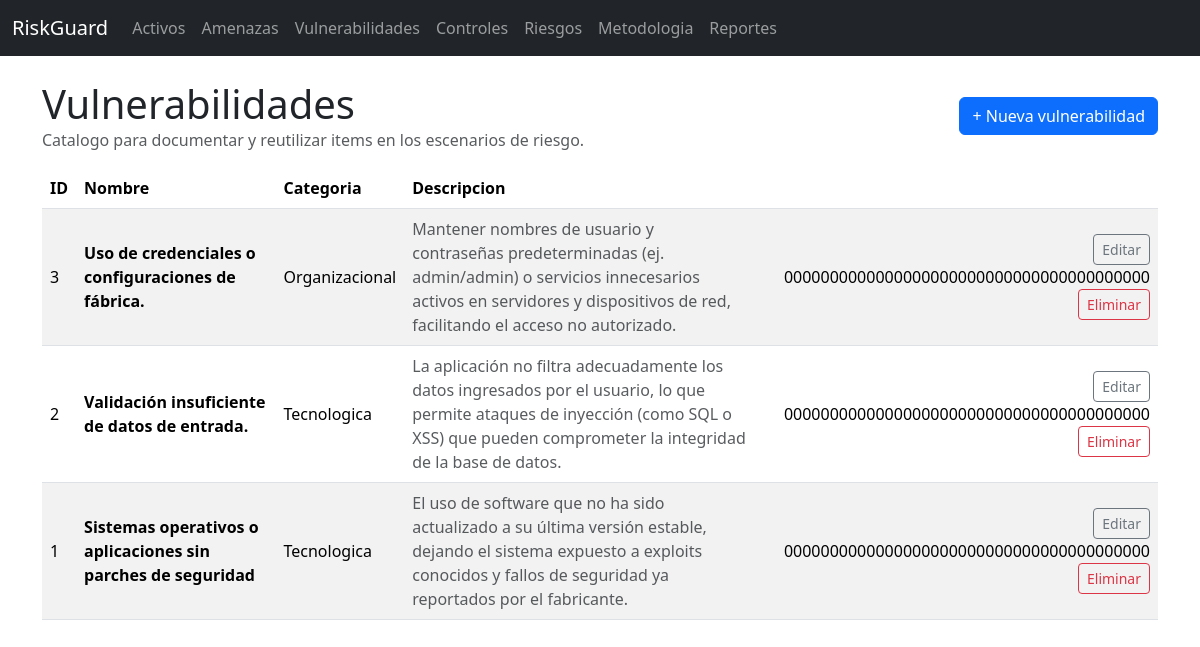
/vulnerabilities, run on the app's committed database.
### models.py (models this page shows)
class Vulnerability(db.Model):
    id = db.Column(db.Integer, primary_key=True)
    name = db.Column(db.String(120), nullable=False)
    category = db.Column(db.String(80), nullable=False)
    description = db.Column(db.Text)

### app.py (the view)
    @app.route("/vulnerabilities")
    def vulnerabilities_list():
        items = Vulnerability.query.order_by(Vulnerability.id.desc()).all()
        return render_template("catalog/list.html", items=items, kind="vulnerabilities", title="Vulnerabilidades")

### templates/catalog/list.html (shortened to what this page needs)
{% extends 'base.html' %}
{% block content %}
<div class="d-flex justify-content-between align-items-center mb-3">
  <div>
    <h1 class="mb-0">{{ title }}</h1>
    <div class="text-muted">Catalogo para documentar y reutilizar items en los escenarios de riesgo.</div>
  </div>
  {% if kind == 'threats' %}
    <a class="btn btn-primary" href="{{ url_for('threats_new') }}">+ Nueva amenaza</a>
  {% elif kind == 'vulnerabilities' %}
    <a class="btn btn-primary" href="{{ url_for('vulnerabilities_new') }}">+ Nueva vulnerabilidad</a>
  {% endif %}
</div>
<div class="table-responsive">
<table class="table table-striped">
  <thead>
    <tr>
      <th>ID</th>
      <th>Nombre</th>
      <th>Categoria</th>
      <th>Descripcion</th>
      <th></th>
    </tr>
  </thead>
  <tbody>
    {% for i in items %}
    <tr>
      <td>{{ i.id }}</td>
      <td class="fw-semibold">{{ i.name }}</td>
      <td>{{ i.category }}</td>
      <td class="text-muted">{{ i.description or '-' }}</td>
      <td class="text-end">
        {% if kind == 'threats' %}
          <a class="btn btn-sm btn-outline-secondary" href="{{ url_for('threats_edit', item_id=i.id) }}">Editar</a>
          <form class="d-inline" method="post" action="{{ url_for('threats_delete', item_id=i.id) }}" onsubmit="return confirm('Eliminar este item?');">
            {{ csrf_token() }}
            <button class="btn btn-sm btn-outline-danger" type="submit">Eliminar</button>
          </form>
        {% elif kind == 'vulnerabilities' %}
          <a class="btn btn-sm btn-outline-secondary" href="{{ url_for('vulnerabilities_edit', item_id=i.id) }}">Editar</a>
          <form class="d-inline" method="post" action="{{ url_for('vulnerabilities_delete', item_id=i.id) }}" onsubmit="return confirm('Eliminar este item?');">
            {{ csrf_token() }}
            <button class="btn btn-sm btn-outline-danger" type="submit">Eliminar</button>
          </form>
        {% endif %}
      </td>
    </tr>
    {% endfor %}
  </tbody>
</table>
</div>
{% endblock %}

### static/css/style.css (style rules this page uses)
.table td, .table th { vertical-align: middle; }

### data on the page
Vulnerability: id "3", name "Uso de credenciales o configuraciones de fábrica.", category "Organizacional", description "Mantener nombres de usuario y contraseñas predeterminadas (ej. admin/admin) o servicios innecesarios activos en servidores y dispositivos de red, facilitando el acceso no autorizado.", csrf_token "0000000000000000000000000000000000000000"
Vulnerability: id "2", name "Validación insuficiente de datos de entrada.", category "Tecnologica", description "La aplicación no filtra adecuadamente los datos ingresados por el usuario, lo que permite ataques de inyección (como SQL o XSS) que pueden comprometer la integridad de la base de datos.", csrf_token "0000000000000000000000000000000000000000"
Vulnerability: id "1", name "Sistemas operativos o aplicaciones sin parches de seguridad", category "Tecnologica", description "El uso de software que no ha sido actualizado a su última versión estable, dejando el sistema expuesto a exploits conocidos y fallos de seguridad ya reportados por el fabricante.", csrf_token "0000000000000000000000000000000000000000"

### other printed values
{{ title }} "Vulnerabilidades"
